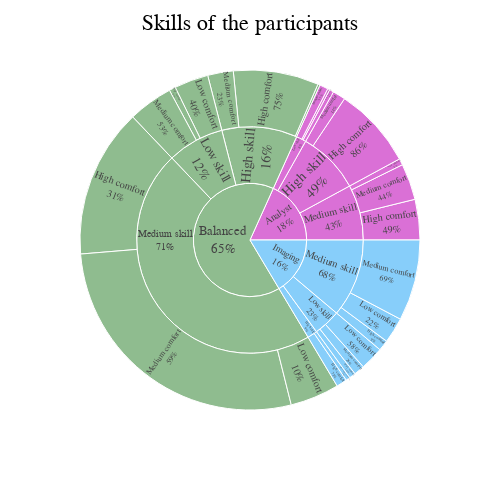

The notebook cell saved with this chart:
### Code cell
#sunburst for combined group 
lif_phy = px.sunburst(work_comp_com_df_grp, path=["Work type", 'Knowledge of computational skills', 'Comfort'], color = 'Work type', color_discrete_map = {'Imaging':'lightskyblue', 'Balanced':'darkseagreen', 'Analyst':'orchid'}, values='counts', width=500, height=500)
lif_phy.update_traces(textinfo="label+percent parent", insidetextorientation = 'radial', sort=False, selector=dict(type='sunburst'))
lif_phy.update_layout(title="Skills of the participants", title_x=0.5, font=dict(family='Helvetica', color="Black", size=16))
lif_phy.update_traces(leaf=dict(opacity = 1))
lif_phy.update_traces(sort=False, selector=dict(type='sunburst')) 
lif_phy.write_image('C:\\Users\\ssivagur\\Documents\\GitHub\\2023_ImageAnalysisSurvey\\Graphs\\svg_files\\skill_comf_work.svg')
lif_phy

### Figure 1 — Plotly figure (JSON) as saved in the notebook; plotly's stock layout.template omitted (floating-point values rounded to 4 significant figures)
{"data": [{"branchvalues": "total", "customdata": [["Analyst"], ["Balanced"], ["Analyst"], ["Balanced"], ["Balanced"], ["Analyst"], ["Imaging"], ["Balanced"], ["Analyst"], ["Imaging"], ["Balanced"], ["Imaging"], ["Analyst"], ["Balanced"], ["Analyst"], ["Imaging"], ["Balanced"], ["Imaging"], ["Analyst"], ["Imaging"], ["Balanced"], ["Analyst"], ["Imaging"], ["Balanced"], ["Analyst"], ["Imaging"], ["Analyst"], ["Balanced"], ["Imaging"], ["Analyst"], ["Balanced"], ["Imaging"], ["Balanced"], ["Imaging"], ["Analyst"], ["Balanced"], ["Imaging"]], "domain": {"x": [0, 1], "y": [0, 1]}, "hovertemplate": "labels=%{label}<br>counts=%{value}<br>parent=%{parent}<br>id=%{id}<br>Work type=%{customdata[0]}<extra></extra>", "ids": ["Analyst/High skill/High comfort", "Balanced/Low skill/Low comfort", "Analyst/Low skill/Low comfort", "Balanced/High skill/Low comfort", "Balanced/Medium skill/High comfort", "Analyst/Medium skill/High comfort", "Imaging/Medium skill/High comfort", "Balanced/Low skill/High comfort", "Analyst/Low skill/High comfort", "Imaging/High skill/High comfort", "Balanced/High skill/High comfort", "Imaging/Low skill/High comfort", "Analyst/Low skill/Medium comfort", "Balanced/Medium skill/Medium comfort", "Analyst/Medium skill/Medium comfort", "Imaging/Low skill/Medium comfort", "Balanced/Low skill/Medium comfort", "Imaging/High skill/Medium comfort", "Analyst/High skill/Medium comfort", "Imaging/Medium skill/Low comfort", "Balanced/Medium skill/Low comfort", "Analyst/Medium skill/Low comfort", "Imaging/Low skill/Low comfort", "Balanced/High skill/Medium comfort", "Analyst/Medium skill", "Imaging/Medium skill/Medium comfort", "Analyst/High skill", "Balanced/High skill", "Imaging/High skill", "Analyst/Low skill", "Balanced/Low skill", "Imaging/Low skill", "Balanced/Medium skill", "Imaging/Medium skill", "Analyst", "Balanced", "Imaging"], "insidetextorientation": "radial", "labels": ["High comfort", "Low comfort", "Low comfort", "Low comfort", "High comfort", "High comfort", "High comfort", "High comfort", "High comfort", "High comfort", "High comfort", "High comfort", "Medium comfort", "Medium comfort", "Medium comfort", "Medium comfort", "Medium comfort", "Medium comfort", "Medium comfort", "Low comfort", "Low comfort", "Low comfort", "Low comfort", "Medium comfort", "Medium skill", "Medium comfort", "High skill", "High skill", "High skill", "Low skill", "Low skill", "Low skill", "Medium skill", "Medium skill", "Analyst", "Balanced", "Imaging"], "leaf": {"opacity": 1}, "marker": {"colors": ["orchid", "darkseagreen", "orchid", "darkseagreen", "darkseagreen", "orchid", "lightskyblue", "darkseagreen", "orchid", "lightskyblue", "darkseagreen", "lightskyblue", "orchid", "darkseagreen", "orchid", "lightskyblue", "darkseagreen", "lightskyblue", "orchid", "lightskyblue", "darkseagreen", "orchid", "lightskyblue", "darkseagreen", "orchid", "lightskyblue", "orchid", "darkseagreen", "lightskyblue", "orchid", "darkseagreen", "lightskyblue", "darkseagreen", "lightskyblue", "orchid", "darkseagreen", "lightskyblue"]}, "name": "", "parents": ["Analyst/High skill", "Balanced/Low skill", "Analyst/Low skill", "Balanced/High skill", "Balanced/Medium skill", "Analyst/Medium skill", "Imaging/Medium skill", "Balanced/Low skill", "Analyst/Low skill", "Imaging/High skill", "Balanced/High skill", "Imaging/Low skill", "Analyst/Low skill", "Balanced/Medium skill", "Analyst/Medium skill", "Imaging/Low skill", "Balanced/Low skill", "Imaging/High skill", "Analyst/High skill", "Imaging/Medium skill", "Balanced/Medium skill", "Analyst/Medium skill", "Imaging/Low skill", "Balanced/High skill", "Analyst", "Imaging/Medium skill", "Analyst", "Balanced", "Imaging", "Analyst", "Balanced", "Imaging", "Balanced", "Imaging", "", "", ""], "sort": false, "textinfo": "label+percent parent", "type": "sunburst", "values": [38, 16, 2, 1, 70, 19, 5, 3, 1, 5, 40, 3, 4, 136, 17, 5, 21, 2, 6, 12, 23, 3, 11, 12, 39, 38, 44, 53, 7, 7, 40, 19, 229, 55, 90, 322, 81]}], "layout": {"font": {"color": "Black", "family": "Helvetica", "size": 16}, "height": 500, "legend": {"tracegroupgap": 0}, "margin": {"t": 60}, "title": {"text": "Skills of the participants", "x": 0.5}, "width": 500}}
